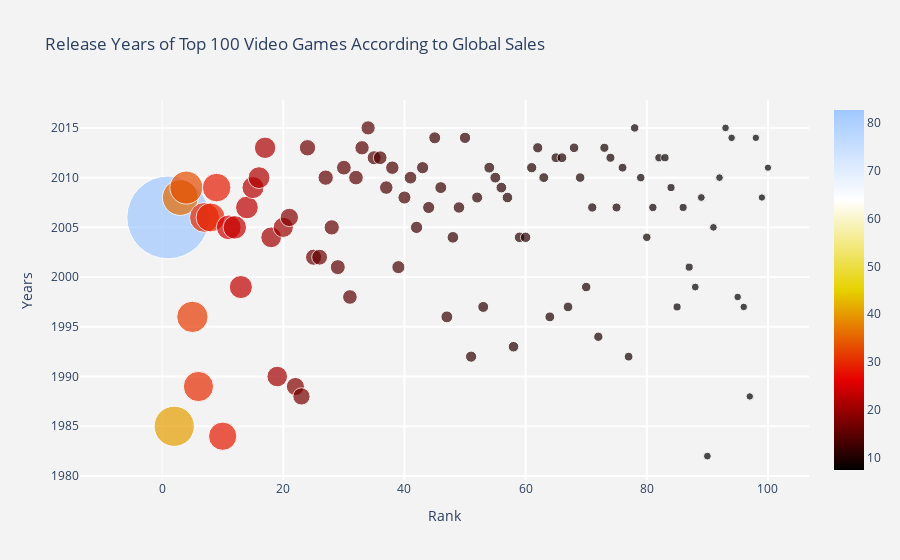

Here is the notebook cell this chart was saved with:
### Markdown cell above
Other games rank as follows:

3- Mario Kart Wii,

4- Wii Sports Resort,

5- Pokemon Red / Pokemon Blue,

6- Tetris,

7- New Super Mario Bros,

8- Wii Play,

9- New Super Mario Bros Wii ,

10-Duck Hunt

and so on..

Although North America and Europe sales in general have led to these rankings, we can see that GTA: San Andreas, ranked 18th, and Gran Turismo 4, 48th, sales in other regions are higher than sales in North America, Europe and Japan.

Nintendogs ranked 11th, GTA 5,17th, Brain: Train Your Brain in Minutes a Day, 20th, Call of Duty: Black Ops II, 35th, Call of Duty: Modern Warfare 3, 38th, Gran Turismo 5,55th, FIFA 16,78th, FIFA Soccer 2013, 83rd, The Sims 3 ,84th, , and Star Wars Battlefront and Call of Duty: Advanced Warfare, 93th and 94th, games are the most sold in the European region.

Also, In Japan, we can see Pokemon Black / Pokemon White ranked 27th , Animal Crossing: Wild World,42nd place, Final Fantasy VII ,67th, Animal Crossing: New Leaf , 74th, Super Mario Kart, 77th, Final Fantasy VIII ,88th, games were sold than other regions.

Games other than those listed above were mostly sold in North America.

Now lets check release years of Top 100 Video Games According to Global Sales and their Publishers.
북미와 유럽의 판매량이 전반적으로 이러한 순위로 이어졌지만, GTA: 산 안드레아스(18위)와 그란 투리스모(48위)가 북미, 유럽, 일본의 판매량보다 다른 지역의 판매량이 높은 것을 알 수 있다.

닌텐도그 11위, GTA 5,17위, 브레인: 하루에 몇 분씩 뇌를 단련하라, 20일, 콜 오브 듀티: 블랙 옵스 II, 35일, 콜 오브 듀티: 모던 워페어 3, 38일, 그란 투리스모 5,55일, FIFA 16,78일, FIFA 사커 2013, 83일, 심즈 3, 84일, 스타워즈 전투 및 콜 오브 듀티:

또한 일본에서는 포켓몬 블랙/포켓몬 화이트 27위, 애니멀 크로스: 와일드 월드, 42위, 파이널 판타지 VII, 67위, 애니멀 크로스: 뉴리프 74위, 슈퍼 마리오 카트 77위, 파이널 판타지 8위, 88위, 게임이 다른 지역보다 많이 팔렸다.

위에 열거된 게임 이외의 게임들은 대부분 북미에서 판매되었다.

이제 글로벌 세일즈와 퍼블리셔에 따르면 상위 100대 비디오 게임의 출시 연도를 확인해 봅시다.

### Code cell
fig={
    "data" : [
    {
        'x': df.Rank,
        'y': df.Year,
        'mode': 'markers',
        'marker': {
            "color":df.Global_Sales,
            'size': df.Global_Sales,
            'showscale': True,
            "colorscale":'Blackbody'
        },
        "text" :  "Name:"+ df.Name +","+" Publisher:" + df.Publisher
        
    },
],
"layout":
    {
    "title":"Release Years of Top 100 Video Games According to Global Sales",
    "xaxis":{
        "title":"Rank",
        "gridcolor":'rgb(255, 255, 255)',
        "zerolinewidth":1,
        "ticklen":5,
        "gridwidth":2,
    },
    "yaxis":{
        "title":'Years',
        "gridcolor":'rgb(255, 255, 255)',
        "zerolinewidth":1,
        "ticklen":5,
        "gridwidth":2,
    },
    
    "paper_bgcolor":'rgb(243, 243, 243)',
    "plot_bgcolor":'rgb(243, 243, 243)'
    }}

iplot(fig)

### Figure 1 — Plotly figure (JSON) as saved in the notebook; plotly's stock layout.template omitted (floating-point values rounded to 4 significant figures)
{"data": [{"marker": {"color": [82.74, 40.24, 35.82, 33, 31.37, 30.26, 30.01, 29.02, 28.62, 28.31, 24.76, 23.42, 23.1, 22.72, 22, 21.82, 21.4, 20.81, 20.61, 20.22, 18.36, 18.14, 17.28, 16.38, 16.15, 15.85, 15.32, 15.3, 14.98, 14.76, 14.64, 14.64, 14.35, 14.24, 14.03, 13.73, 13.51, 13.46, 13.1, 13.04, 12.73, 12.27, 12.21, 12.14, 11.98, 11.9, 11.89, 11.66, 11.52, 11.33, 11.18, 11.02, 10.95, 10.79, 10.77, 10.69, 10.57, 10.55, 10.49, 10.42, 10.26, 10.21, 9.88, 9.87, 9.82, 9.76, 9.72, 9.59, 9.52, 9.49, 9.32, 9.3, 9.2, 9.09, 9.02, 8.84, 8.76, 8.49, 8.49, 8.49, 8.42, 8.33, 8.24, 8.11, 8.09, 8.06, 8.05, 7.86, 7.84, 7.81, 7.72, 7.69, 7.67, 7.6, 7.6, 7.58, 7.46, 7.45, 7.37, 7.34], "colorscale": [[0, "rgb(0,0,0)"], [0.25, "rgb(230,0,0)"], [0.5, "rgb(230,210,0)"], [0.75, "rgb(255,255,255)"], [1, "rgb(160,200,255)"]], "showscale": true, "size": [82.74, 40.24, 35.82, 33, 31.37, 30.26, 30.01, 29.02, 28.62, 28.31, 24.76, 23.42, 23.1, 22.72, 22, 21.82, 21.4, 20.81, 20.61, 20.22, 18.36, 18.14, 17.28, 16.38, 16.15, 15.85, 15.32, 15.3, 14.98, 14.76, 14.64, 14.64, 14.35, 14.24, 14.03, 13.73, 13.51, 13.46, 13.1, 13.04, 12.73, 12.27, 12.21, 12.14, 11.98, 11.9, 11.89, 11.66, 11.52, 11.33, 11.18, 11.02, 10.95, 10.79, 10.77, 10.69, 10.57, 10.55, 10.49, 10.42, 10.26, 10.21, 9.88, 9.87, 9.82, 9.76, 9.72, 9.59, 9.52, 9.49, 9.32, 9.3, 9.2, 9.09, 9.02, 8.84, 8.76, 8.49, 8.49, 8.49, 8.42, 8.33, 8.24, 8.11, 8.09, 8.06, 8.05, 7.86, 7.84, 7.81, 7.72, 7.69, 7.67, 7.6, 7.6, 7.58, 7.46, 7.45, 7.37, 7.34]}, "mode": "markers", "text": ["Name:Wii Sports, Publisher:Nintendo", "Name:Super Mario Bros., Publisher:Nintendo", "Name:Mario Kart Wii, Publisher:Nintendo", "Name:Wii Sports Resort, Publisher:Nintendo", "Name:Pokemon Red/Pokemon Blue, Publisher:Nintendo", "Name:Tetris, Publisher:Nintendo", "Name:New Super Mario Bros., Publisher:Nintendo", "Name:Wii Play, Publisher:Nintendo", "Name:New Super Mario Bros. Wii, Publisher:Nintendo", "Name:Duck Hunt, Publisher:Nintendo", "Name:Nintendogs, Publisher:Nintendo", "Name:Mario Kart DS, Publisher:Nintendo", "Name:Pokemon Gold/Pokemon Silver, Publisher:Nintendo", "Name:Wii Fit, Publisher:Nintendo", "Name:Wii Fit Plus, Publisher:Nintendo", "Name:Kinect Adventures!, Publisher:Microsoft Game Studios", "Name:Grand Theft Auto V, Publisher:Take-Two Interactive", "Name:Grand Theft Auto: San Andreas, Publisher:Take-Two Interactive", "Name:Super Mario World, Publisher:Nintendo", "Name:Brain Age: Train Your Brain in Minutes a Day, Publisher:Nintendo", "Name:Pokemon Diamond/Pokemon Pearl, Publisher:Nintendo", "Name:Super Mario Land, Publisher:Nintendo", "Name:Super Mario Bros. 3, Publisher:Nintendo", "Name:Grand Theft Auto V, Publisher:Take-Two Interactive", "Name:Grand Theft Auto: Vice City, Publisher:Take-Two Interactive", "Name:Pokemon Ruby/Pokemon Sapphire, Publisher:Nintendo", "Name:Pokemon Black/Pokemon White, Publisher:Nintendo", "Name:Brain Age 2: More Training in Minutes a Day, Publisher:Nintendo", "Name:Gran Turismo 3: A-Spec, Publisher:Sony Computer Entertainment", "Name:Call of Duty: Modern Warfare 3, Publisher:Activision", "Name:Pokémon Yellow: Special Pikachu Edition, Publisher:Nintendo", "Name:Call of Duty: Black Ops, Publisher:Activision", "Name:Pokemon X/Pokemon Y, Publisher:Nintendo", "Name:Call of Duty: Black Ops 3, Publisher:Activision", "Name:Call of Duty: Black Ops II, Publisher:Activision", "Name:Call of Duty: Black Ops II, Publisher:Activision", "Name:Call of Duty: Modern Warfare 2, Publisher:Activision", "Name:Call of Duty: Modern Warfare 3, Publisher:Activision", "Name:Grand Theft Auto III, Publisher:Take-Two Interactive", "Name:Super Smash Bros. Brawl, Publisher:Nintendo", "Name:Call of Duty: Black Ops, Publisher:Activision", "Name:Animal Crossing: Wild World, Publisher:Nintendo", "Name:Mario Kart 7, Publisher:Nintendo", "Name:Halo 3, Publisher:Microsoft Game Studios", "Name:Grand Theft Auto V, Publisher:Take-Two Interactive", "Name:Pokemon HeartGold/Pokemon SoulSilver, Publisher:Nintendo", "Name:Super Mario 64, Publisher:Nintendo", "Name:Gran Turismo 4, Publisher:Sony Computer Entertainment", "Name:Super Mario Galaxy, Publisher:Nintendo", "Name:Pokemon Omega Ruby/Pokemon Alpha Sapphire, Publisher:Nintendo", "Name:Super Mario Land 2: 6 Golden Coins, Publisher:Nintendo", "Name:Grand Theft Auto IV, Publisher:Take-Two Interactive", "Name:Gran Turismo, Publisher:Sony Computer Entertainment", "Name:Super Mario 3D Land, Publisher:Nintendo", "Name:Gran Turismo 5, Publisher:Sony Computer Entertainment", "Name:Call of Duty: Modern Warfare 2, Publisher:Activision", "Name:Grand Theft Auto IV, Publisher:Take-Two Interactive", "Name:Super Mario All-Stars, Publisher:Nintendo", "Name:Pokemon FireRed/Pokemon LeafGreen, Publisher:Nintendo", "Name:Super Mario 64, Publisher:Nintendo", "Name:Just Dance 3, Publisher:Ubisoft", "Name:Call of Duty: Ghosts, Publisher:Activision", "Name:Halo: Reach, Publisher:Microsoft Game Studios", "Name:Mario Kart 64, Publisher:Nintendo", "Name:New Super Mario Bros. 2, Publisher:Nintendo", "Name:Halo 4, Publisher:Microsoft Game Studios", "Name:Final Fantasy VII, Publisher:Sony Computer Entertainment", "Name:Call of Duty: Ghosts, Publisher:Activision", "Name:Just Dance 2, Publisher:Ubisoft", "Name:Gran Turismo 2, Publisher:Sony Computer Entertainment", "Name:Call of Duty 4: Modern Warfare, Publisher:Activision", "Name:Donkey Kong Country, Publisher:Nintendo", "Name:Minecraft, Publisher:Microsoft Game Studios", "Name:Animal Crossing: New Leaf, Publisher:Nintendo", "Name:Mario Party DS, Publisher:Nintendo", "Name:The Elder Scrolls V: Skyrim, Publisher:Bethesda Softworks", "Name:Super Mario Kart, Publisher:Nintendo", "Name:FIFA 16, Publisher:Electronic Arts", "Name:Wii Party, Publisher:Nintendo", "Name:Halo 2, Publisher:Microsoft Game Studios", "Name:Mario Party 8, Publisher:Nintendo", "Name:Pokemon Black 2/Pokemon White 2, Publisher:Nintendo", "Name:FIFA Soccer 13, Publisher:Electronic Arts", "Name:The Sims 3, Publisher:Electronic Arts", "Name:GoldenEye 007, Publisher:Nintendo", "Name:Mario & Sonic at the Olympic Games, Publisher:Sega", "Name:Final Fantasy X, Publisher:Sony Computer Entertainment", "Name:Final Fantasy VIII, Publisher:SquareSoft", "Name:Pokémon Platinum Version, Publisher:Nintendo", "Name:Pac-Man, Publisher:Atari", "Name:Grand Theft Auto: Liberty City Stories, Publisher:Take-Two Interactive", "Name:Super Mario Galaxy 2, Publisher:Nintendo", "Name:Star Wars Battlefront (2015), Publisher:Electronic Arts", "Name:Call of Duty: Advanced Warfare, Publisher:Activision", "Name:The Legend of Zelda: Ocarina of Time, Publisher:Nintendo", "Name:Crash Bandicoot 2: Cortex Strikes Back, Publisher:Sony Computer Entertainment", "Name:Super Mario Bros. 2, Publisher:Nintendo", "Name:Super Smash Bros. for Wii U and 3DS, Publisher:Nintendo", "Name:Call of Duty: World at War, Publisher:Activision", "Name:Battlefield 3, Publisher:Electronic Arts"], "type": "scatter", "x": [1, 2, 3, 4, 5, 6, 7, 8, 9, 10, 11, 12, 13, 14, 15, 16, 17, 18, 19, 20, 21, 22, 23, 24, 25, 26, 27, 28, 29, 30, 31, 32, 33, 34, 35, 36, 37, 38, 39, 40, 41, 42, 43, 44, 45, 46, 47, 48, 49, 50, 51, 52, 53, 54, 55, 56, 57, 58, 59, 60, 61, 62, 63, 64, 65, 66, 67, 68, 69, 70, 71, 72, 73, 74, 75, 76, 77, 78, 79, 80, 81, 82, 83, 84, 85, 86, 87, 88, 89, 90, 91, 92, 93, 94, 95, 96, 97, 98, 99, 100], "y": [2006, 1985, 2008, 2009, 1996, 1989, 2006, 2006, 2009, 1984, 2005, 2005, 1999, 2007, 2009, 2010, 2013, 2004, 1990, 2005, 2006, 1989, 1988, 2013, 2002, 2002, 2010, 2005, 2001, 2011, 1998, 2010, 2013, 2015, 2012, 2012, 2009, 2011, 2001, 2008, 2010, 2005, 2011, 2007, 2014, 2009, 1996, 2004, 2007, 2014, 1992, 2008, 1997, 2011, 2010, 2009, 2008, 1993, 2004, 2004, 2011, 2013, 2010, 1996, 2012, 2012, 1997, 2013, 2010, 1999, 2007, 1994, 2013, 2012, 2007, 2011, 1992, 2015, 2010, 2004, 2007, 2012, 2012, 2009, 1997, 2007, 2001, 1999, 2008, 1982, 2005, 2010, 2015, 2014, 1998, 1997, 1988, 2014, 2008, 2011]}], "layout": {"paper_bgcolor": "rgb(243, 243, 243)", "plot_bgcolor": "rgb(243, 243, 243)", "title": {"text": "Release Years of Top 100 Video Games According to Global Sales"}, "xaxis": {"gridcolor": "rgb(255, 255, 255)", "gridwidth": 2, "ticklen": 5, "title": {"text": "Rank"}, "zerolinewidth": 1}, "yaxis": {"gridcolor": "rgb(255, 255, 255)", "gridwidth": 2, "ticklen": 5, "title": {"text": "Years"}, "zerolinewidth": 1}}}
